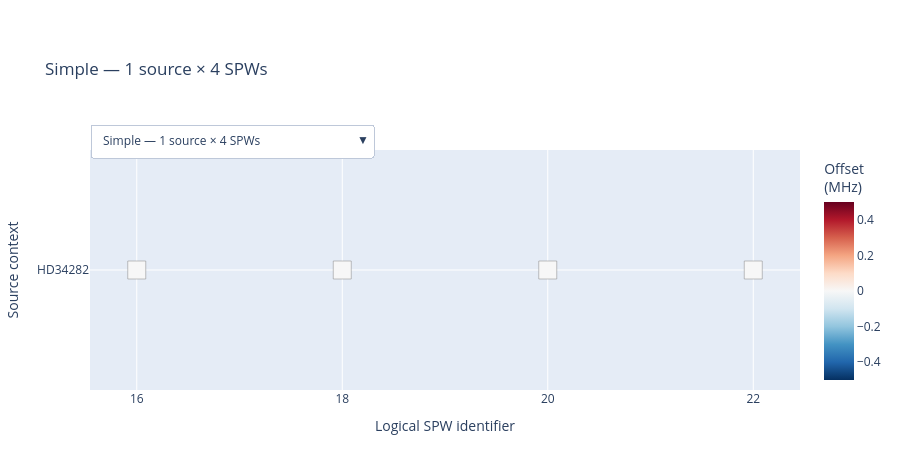

The cell this chart's notebook holds for it:
### Code cell
matrix_figure_options = []


for case_name, member_uid in (
    representative_members.items()
):
    member_figure = (
        build_source_spw_matrix(
            member_uid
        )
    )

    matrix_figure_options.append(
        (
            case_name,
            member_figure,
        )
    )


standalone_matrix_figure = (
    combine_plotly_figures_with_dropdown(
        matrix_figure_options
    )
)


standalone_matrix_figure.show(
    config={
        "responsive": True,
        "displaylogo": False,
        "scrollZoom": True,
    }
)
